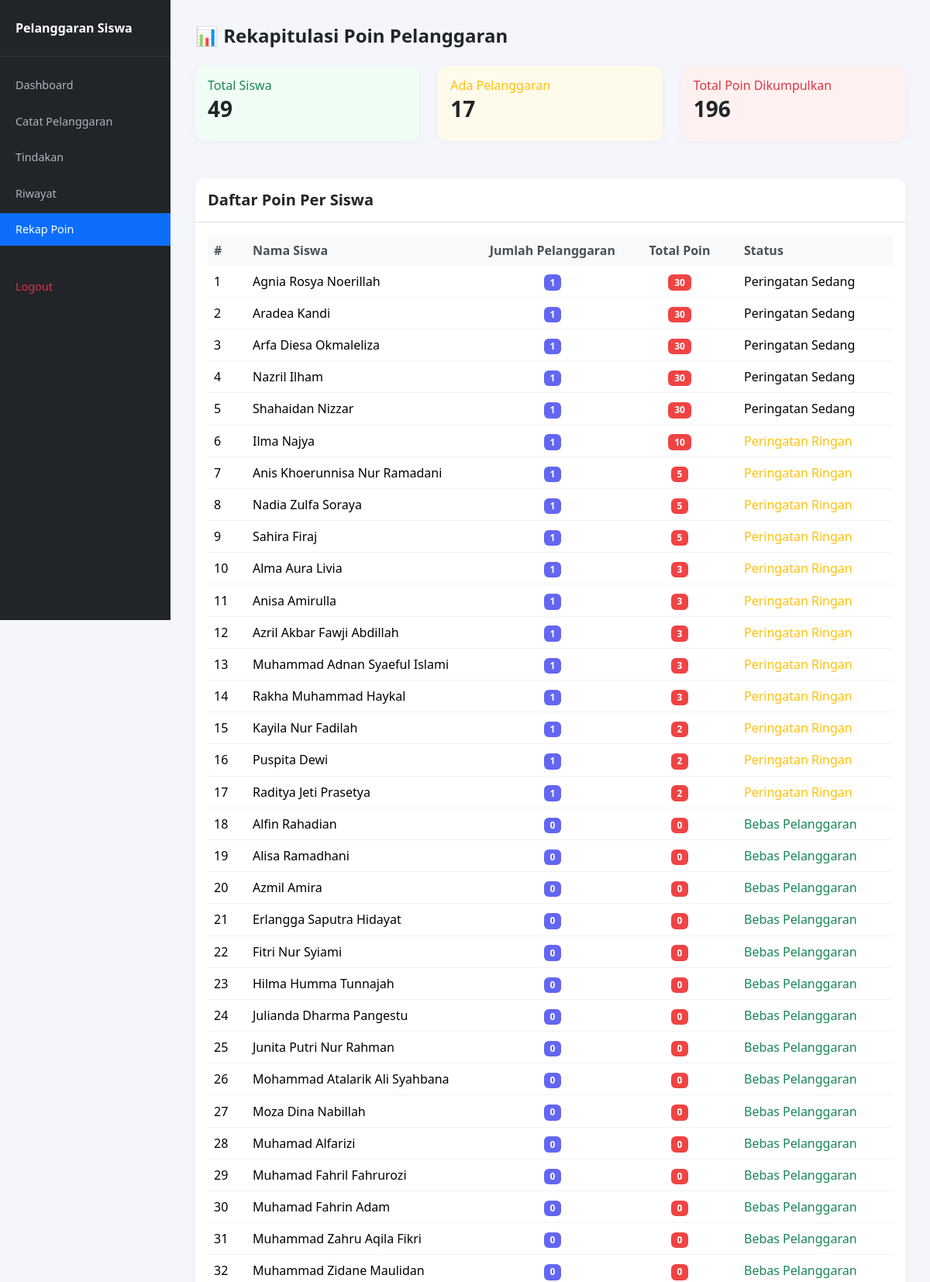
The page /Rekap.php (signed in, upper part) on the database its author committed.
### tables this page shows
CREATE TABLE `t_siswa` (
  `id` int(11) NOT NULL,
  `nis` varchar(10) DEFAULT NULL,
  `nisn` varchar(10) NOT NULL,
  `nama` varchar(150) DEFAULT NULL,
  `jenis_kelamin` char(1) NOT NULL,
  `tanggal_lahir` date NOT NULL,
  `alamat` text NOT NULL,
  `status_aktif` tinyint(1) NOT NULL,
  `created_at` timestamp NOT NULL DEFAULT current_timestamp(),
  `updated_at` timestamp NOT NULL DEFAULT current_timestamp()
);

### Rekap.php (the view, shortened to what this page needs)
<?php
include 'config/koneksi.php';
$sql = "SELECT
            s.id,
            s.nama,
            COALESCE(SUM(p.poin), 0) AS total_poin,
            COUNT(DISTINCT ps.id) AS jumlah_pelanggaran
        FROM t_siswa s
        LEFT JOIN t_pelanggaran_siswa ps ON s.id = ps.siswa_id
        LEFT JOIN t_pelanggaran p ON ps.pelanggaran_id = p.id
        GROUP BY s.id, s.nama
        ORDER BY total_poin DESC, s.nama ASC";
$rekap = mysqli_query($koneksi, $sql);
$halaman_aktif = 'rekap';
?>
<!DOCTYPE html>
<html lang="id">
<head>
    <link href="https://cdn.jsdelivr.net/npm/bootstrap@5.3.8/dist/css/bootstrap.min.css" rel="stylesheet">
</head>
<body>
<div class="app-wrapper">
    <aside class="sidebar">
        <div class="sidebar-header">Pelanggaran Siswa</div>
        <ul class="sidebar-menu">
            <li><a href="dashboard.php" class="<?= ($halaman_aktif === 'dashboard') ? 'aktif' : '' ?>">Dashboard</a></li>
            <li><a href="catat_pelanggaran.php" class="<?= ($halaman_aktif === 'catat') ? 'aktif' : '' ?>">Catat Pelanggaran</a></li>
            <li><a href="tindakan.php" class="<?= ($halaman_aktif === 'tindakan') ? 'aktif' : '' ?>">Tindakan</a></li>
            <li><a href="riwayat.php" class="<?= ($halaman_aktif === 'riwayat') ? 'aktif' : '' ?>">Riwayat</a></li>
            <li><a href="rekap_poin.php" class="<?= ($halaman_aktif === 'rekap') ? 'aktif' : '' ?>">Rekap Poin</a></li>
            <li><a href="logout.php" class="logout">Logout</a></li>
        </ul>
    </aside>
    <main class="main-content">
        <h4 class="fw-bold mb-4">📊 Rekapitulasi Poin Pelanggaran</h4>
        <div class="row mb-4">
            <div class="col-md-4">
                <div class="card stat-box poin-rendah">
                    <h6 class="text-success mb-1">Total Siswa</h6>
                    <h3 class="fw-bold">
                        <?php
                        $total_siswa = mysqli_query($koneksi, "SELECT COUNT(*) AS jml FROM t_siswa");
                        echo mysqli_fetch_assoc($total_siswa)['jml'];
                        ?>
                    </h3>
                </div>
            </div>
            <div class="col-md-4">
                <div class="card stat-box poin-sedang">
                    <h6 class="text-warning mb-1">Ada Pelanggaran</h6>
                    <h3 class="fw-bold">
                        <?php
                        $ada = mysqli_query($koneksi, "SELECT COUNT(DISTINCT siswa_id) AS jml FROM t_pelanggaran_siswa");
                        echo mysqli_fetch_assoc($ada)['jml'] ?: 0;
                        ?>
                    </h3>
                </div>
            </div>
            <div class="col-md-4">
                <div class="card stat-box poin-tinggi">
                    <h6 class="text-danger mb-1">Total Poin Dikumpulkan</h6>
                    <h3 class="fw-bold">
                        <?php
                        $total = mysqli_query($koneksi, "SELECT SUM(p.poin) AS jml FROM t_pelanggaran_siswa ps LEFT JOIN t_pelanggaran p ON ps.pelanggaran_id = p.id");
                        echo mysqli_fetch_assoc($total)['jml'] ?: 0;
                        ?>
                    </h3>
                </div>
            </div>
        </div>
        <div class="table-card">
            <div class="p-3 border-bottom">
                <h5 class="fw-semibold mb-0">Daftar Poin Per Siswa</h5>
            </div>
            <div class="p-3">
                <div class="table-responsive">
                    <table class="table table-hover mb-0">
                        <thead>
                            <tr>
                                <th width="50">#</th>
                                <th>Nama Siswa</th>
                                <th width="150" class="text-center">Jumlah Pelanggaran</th>
                                <th width="150" class="text-center">Total Poin</th>
                                <th width="200">Status</th>
                            </tr>
                        </thead>
                        <tbody>
                            <?php
                            $no = 1;
                            if ($rekap && mysqli_num_rows($rekap) > 0):
                                while ($r = mysqli_fetch_assoc($rekap)):
                                    if ($r['total_poin'] == 0) {
                                        $status = ['text' => 'Bebas Pelanggaran', 'class' => 'text-success'];
                                        $baris = 'poin-rendah';
                                    } elseif ($r['total_poin'] < 20) {
                                        $status = ['text' => 'Peringatan Ringan', 'class' => 'text-warning'];
                                        $baris = '';
                                    } elseif ($r['total_poin'] < 50) {
                                        $status = ['text' => 'Peringatan Sedang', 'class' => 'text-orange'];
                                        $baris = 'poin-sedang';
                                    } else {
                                        $status = ['text' => 'Perlu Tindakan Khusus', 'class' => 'text-danger fw-bold'];
                                        $baris = 'poin-tinggi';
                                    }
                            ?>
                            <tr class="<?= $baris ?>">
                                <td><?= $no++ ?></td>
                                <td class="fw-medium"><?= htmlspecialchars($r['nama']) ?></td>
                                <td class="text-center">
                                    <span class="badge badge-jumlah"><?= $r['jumlah_pelanggaran'] ?></span>
                                </td>
                                <td class="text-center">
                                    <span class="badge badge-poin"><?= $r['total_poin'] ?></span>
                                </td>
                                <td class="<?= $status['class'] ?>"><?= $status['text'] ?></td>
                            </tr>
                            <?php
                                endwhile;
                            endif; ?>
                        </tbody>
                    </table>
                </div>
            </div>
        </div>
    </main>
</div>
</body>
</html>

### Rekap.php (style rules this page uses)
* { margin: 0; padding: 0; box-sizing: border-box; }
body { background: #f4f6fb; font-family: system-ui, -apple-system, "Segoe UI", Roboto, sans-serif; }
.app-wrapper { display: flex; min-height: 100vh; }
.sidebar { width: 220px; background: #212529; color: #fff; padding: 1.5rem 0; position: fixed; height: 100vh; top: 0; left: 0; }
.sidebar-header { font-size: 1rem; font-weight: 600; padding: 0 1.25rem 1.5rem; border-bottom: 1px solid #343a40; margin-bottom: 1rem; }
.sidebar-menu { list-style: none; padding: 0; margin: 0; }
.sidebar-menu li { margin: 0.25rem 0; }
.sidebar-menu a { display: block; padding: 0.65rem 1.25rem; color: #adb5bd; text-decoration: none; font-size: 0.9rem; transition: all 0.2s; }
.sidebar-menu a.aktif { background: #0d6efd; color: #fff; font-weight: 500; }
.sidebar-menu a.logout { color: #dc3545; margin-top: 2rem; }
.main-content { flex: 1; margin-left: 220px; padding: 2rem; }
.card { border-radius: 12px; border: none; box-shadow: 0 2px 12px rgba(0,0,0,0.04); margin-bottom: 24px; background: #fff; }
.table-card { background: #fff; border-radius: 12px; overflow: hidden; box-shadow: 0 2px 12px rgba(0,0,0,0.04); }
.table th { background: #f8f9fa; border: none; font-weight: 600; white-space: nowrap; color: #495057; }
.table td { border: none; border-bottom: 1px solid #f1f3f5; vertical-align: middle; }
.poin-tinggi { background: #fff1f0; }
.poin-sedang { background: #fffbeb; }
.poin-rendah { background: #f0fdf4; }
.badge-poin { background: #ef4444; color: #fff; font-weight: 600; }
.badge-jumlah { background: #6366f1; color: #fff; }
.stat-box { border-radius: 12px; padding: 16px; }
.text-orange { color: #f59e0b; }

### rows shown on the page
t_siswa: nama "Agnia Rosya Noerillah", jumlah_pelanggaran "1", total_poin "30", text "Peringatan Sedang"
t_siswa: nama "Aradea Kandi", jumlah_pelanggaran "1", total_poin "30", text "Peringatan Sedang"
t_siswa: nama "Arfa Diesa Okmaleliza", jumlah_pelanggaran "1", total_poin "30", text "Peringatan Sedang"
t_siswa: nama "Nazril Ilham", jumlah_pelanggaran "1", total_poin "30", text "Peringatan Sedang"
t_siswa: nama "Shahaidan Nizzar", jumlah_pelanggaran "1", total_poin "30", text "Peringatan Sedang"
t_siswa: nama "Ilma Najya", jumlah_pelanggaran "1", total_poin "10", text "Peringatan Ringan"
t_siswa: nama "Anis Khoerunnisa Nur Ramadani", jumlah_pelanggaran "1", total_poin "5", text "Peringatan Ringan"
t_siswa: nama "Nadia Zulfa Soraya", jumlah_pelanggaran "1", total_poin "5", text "Peringatan Ringan"
t_siswa: nama "Sahira Firaj", jumlah_pelanggaran "1", total_poin "5", text "Peringatan Ringan"
t_siswa: nama "Alma Aura Livia", jumlah_pelanggaran "1", total_poin "3", text "Peringatan Ringan"
t_siswa: nama "Anisa Amirulla", jumlah_pelanggaran "1", total_poin "3", text "Peringatan Ringan"
t_siswa: nama "Azril Akbar Fawji Abdillah", jumlah_pelanggaran "1", total_poin "3", text "Peringatan Ringan"
t_siswa: nama "Muhammad Adnan Syaeful Islami", jumlah_pelanggaran "1", total_poin "3", text "Peringatan Ringan"
t_siswa: nama "Rakha Muhammad Haykal", jumlah_pelanggaran "1", total_poin "3", text "Peringatan Ringan"
t_siswa: nama "Kayila Nur Fadilah", jumlah_pelanggaran "1", total_poin "2", text "Peringatan Ringan"
t_siswa: nama "Puspita Dewi", jumlah_pelanggaran "1", total_poin "2", text "Peringatan Ringan"
t_siswa: nama "Raditya Jeti Prasetya", jumlah_pelanggaran "1", total_poin "2", text "Peringatan Ringan"
t_siswa: nama "Alfin Rahadian", jumlah_pelanggaran "0", total_poin "0", text "Bebas Pelanggaran"
t_siswa: nama "Alisa Ramadhani", jumlah_pelanggaran "0", total_poin "0", text "Bebas Pelanggaran"
t_siswa: nama "Azmil Amira", jumlah_pelanggaran "0", total_poin "0", text "Bebas Pelanggaran"
t_siswa: nama "Erlangga Saputra Hidayat", jumlah_pelanggaran "0", total_poin "0", text "Bebas Pelanggaran"
t_siswa: nama "Fitri Nur Syiami", jumlah_pelanggaran "0", total_poin "0", text "Bebas Pelanggaran"
t_siswa: nama "Hilma Humma Tunnajah", jumlah_pelanggaran "0", total_poin "0", text "Bebas Pelanggaran"
t_siswa: nama "Julianda Dharma Pangestu", jumlah_pelanggaran "0", total_poin "0", text "Bebas Pelanggaran"
t_siswa: nama "Junita Putri Nur Rahman", jumlah_pelanggaran "0", total_poin "0", text "Bebas Pelanggaran"
t_siswa: nama "Mohammad Atalarik Ali Syahbana", jumlah_pelanggaran "0", total_poin "0", text "Bebas Pelanggaran"
t_siswa: nama "Moza Dina Nabillah", jumlah_pelanggaran "0", total_poin "0", text "Bebas Pelanggaran"
t_siswa: nama "Muhamad Alfarizi", jumlah_pelanggaran "0", total_poin "0", text "Bebas Pelanggaran"
t_siswa: nama "Muhamad Fahril Fahrurozi", jumlah_pelanggaran "0", total_poin "0", text "Bebas Pelanggaran"
t_siswa: nama "Muhamad Fahrin Adam", jumlah_pelanggaran "0", total_poin "0", text "Bebas Pelanggaran"
t_siswa: nama "Muhammad Zahru Aqila Fikri", jumlah_pelanggaran "0", total_poin "0", text "Bebas Pelanggaran"
t_siswa: nama "Muhammad Zidane Maulidan", jumlah_pelanggaran "0", total_poin "0", text "Bebas Pelanggaran"

### other values the page prints
mysqli_fetch_assoc($total_siswa)['jml'] "49"
mysqli_fetch_assoc($ada)['jml'] ?: 0 "17"
mysqli_fetch_assoc($total)['jml'] ?: 0 "196"
